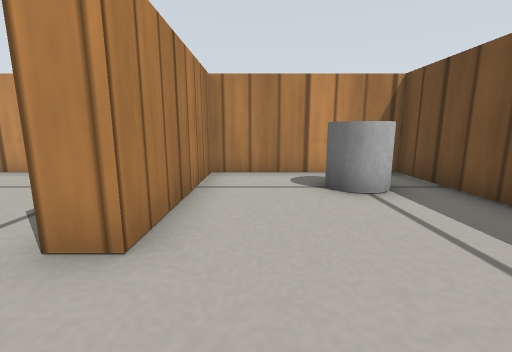
view 1 (above)

19 first-person views from a walk through a Gazebo world. The camera is 0.22 m above the floor, tilts 10° down and sees 90° across. The floor is counted in squares, 0.2 m on a side. Each view is taken from the middle of a square. On the plan, view 1 faces up. The plan holds only what a view shows up to about 11 squares ahead; the rest is blank. Simple patterns stand in for the simulator's built-in surfaces.

view 2
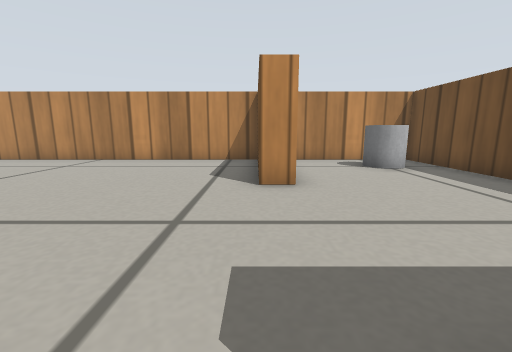

view 3
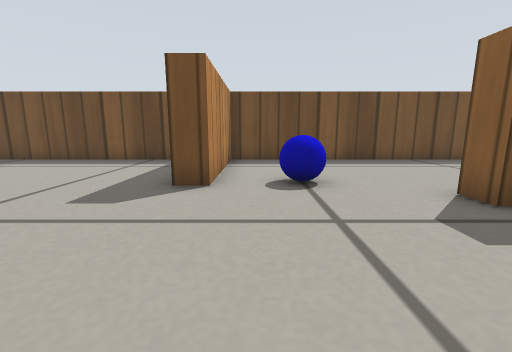

view 4
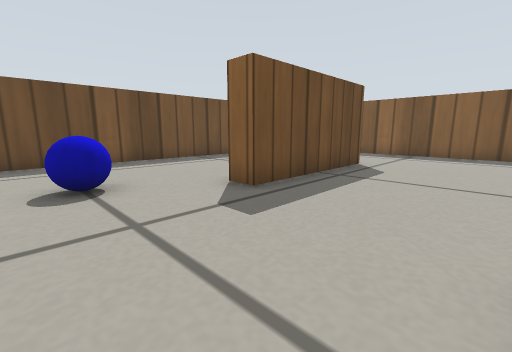

view 5
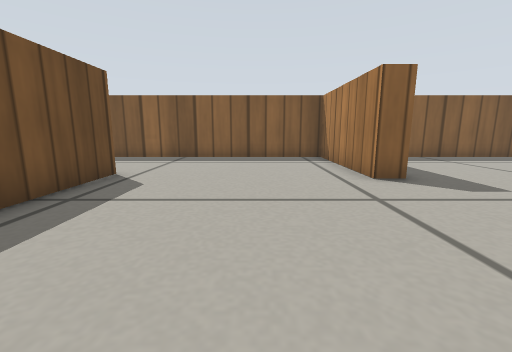

view 6
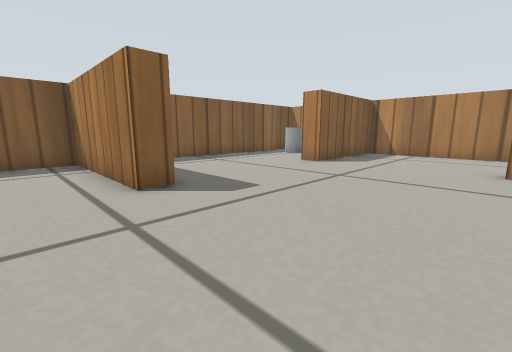

view 7
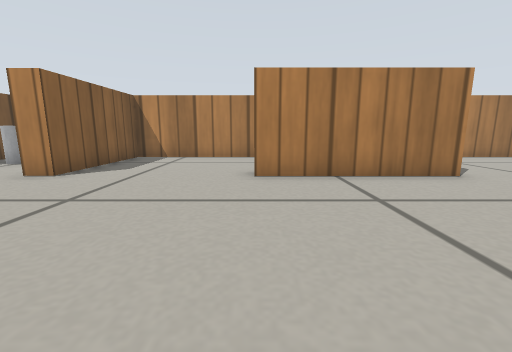

view 8
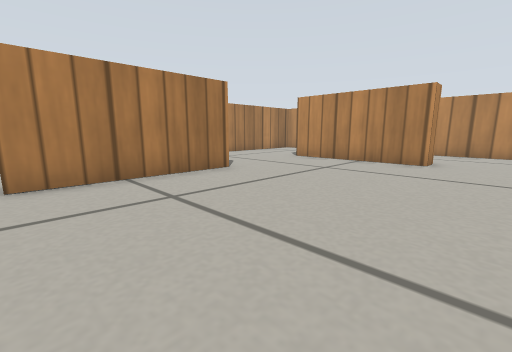

view 9
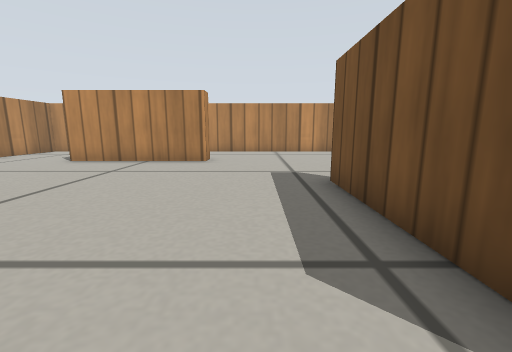

view 10
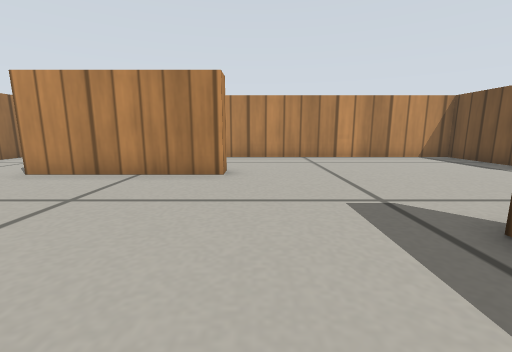

view 11
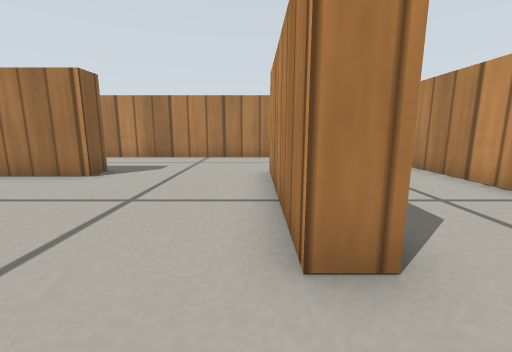

view 12
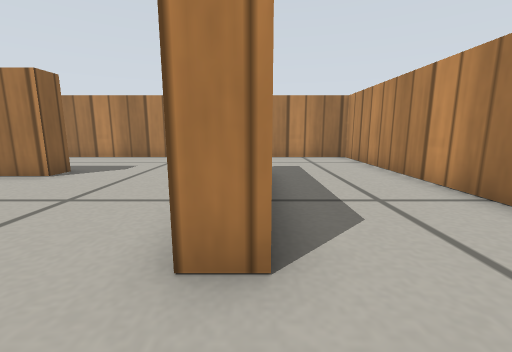

view 13
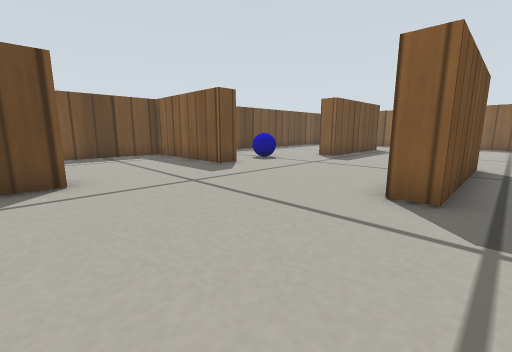

view 14
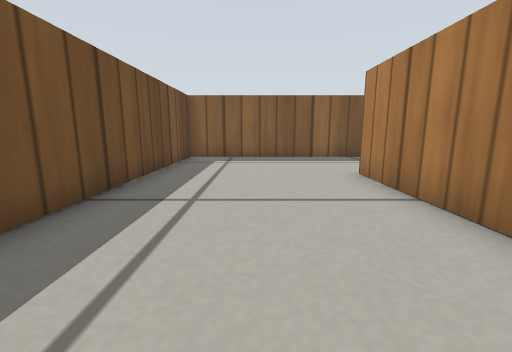

view 15
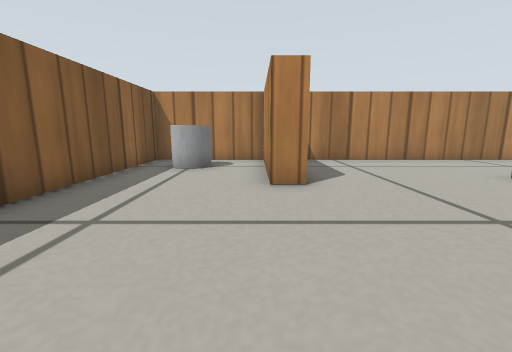

view 16
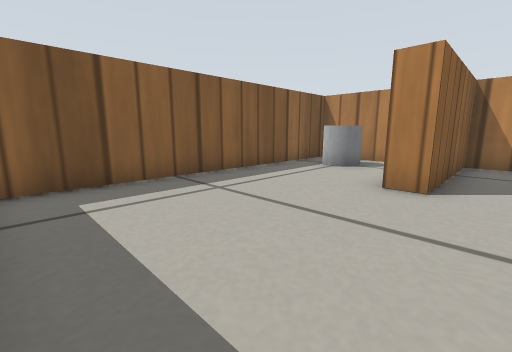

view 17
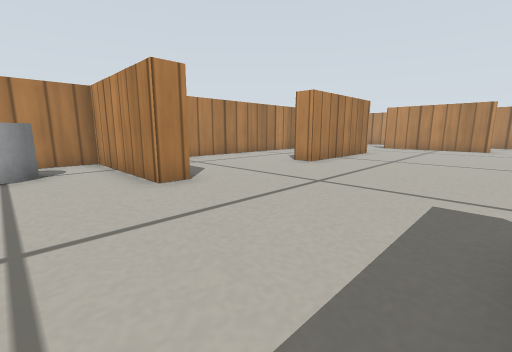

view 18
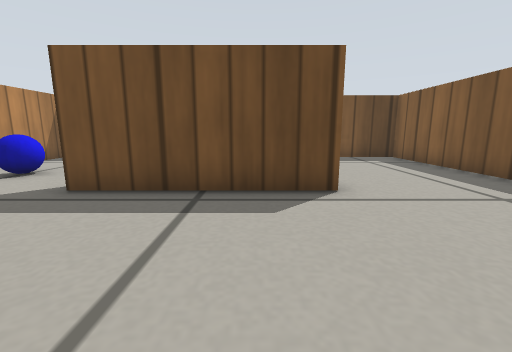

view 19
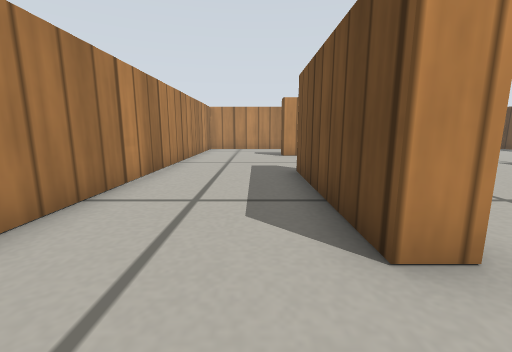

### Floor plan
Ten units are one square. View 1 is at (0, 0); x grows to the right and y downward. Boxes are objects, and circles mark ways between rooms. Rooms are numbered by the first view taken in them; rooms with no view inside come last. Other rooms are left out.
<svg viewBox="-202 -73 244 245">
<path fill="none" stroke="#000" d="M37 13 37 -68 -12 -68 -12 -21M-9 23 28 23M-74 65 -74 14 -65 14M-95 120 -87 120 -87 167 37 167 37 31 -9 31 -9 23M-17 85 -17 126M-151 70 -159 70 -159 20 -151 20 -151 70M-108 -31 -108 -24 -159 -24M-24 126 -24 75 -16 75M-12 -21 -19 -21 -19 -68 -197 -68 -197 120 -151 120 -151 127M-151 127 -197 127 -197 167 -99 167"/>
<rect x="15" y="-55" width="10" height="10" fill="#bbb"><title>grey cylinder</title></rect>
<rect x="-15" y="45" width="20" height="10" fill="#bbb"><title>blue ball</title></rect>
<rect x="-185" y="145" width="10" height="10" fill="#bbb"><title>grey cylinder</title></rect>
<circle cx="-10" cy="0" r="3" fill="#2a7"/>
<circle cx="-125" cy="125" r="3" fill="#2a7"/>
<text x="10" y="-20">1</text>
<text x="-80" y="50">2</text>
<text x="-150" y="150">3</text>
</svg>
Room 1 opens to room 2. Room 2 opens to room 3.

Where each view was taken, in squares from view 1:
view 1: 0 up, 0 right, facing up
view 2: 3 down, 2 left, facing up
view 3: 4 down, 6 left, facing right
view 4: 4 down, 6 left, facing down-right
view 5: 6 down, 6 left, facing down
view 6: 7 down, 7 left, facing down-left
view 7: 7 down, 9 left, facing left
view 8: 7 down, 9 left, facing up-left
view 9: 7 down, 9 left, facing up
view 10: 4 down, 10 left, facing up
view 11: 2 up, 9 left, facing left
view 12: 3 up, 9 left, facing left
view 13: 3 up, 8 left, facing down-right
view 14: 6 down, 1 right, facing down
view 15: 13 down, 10 left, facing left
view 16: 11 down, 10 left, facing down-left
view 17: 15 down, 10 left, facing up-left
view 18: 11 down, 7 left, facing right
view 19: 9 down, 17 left, facing up
